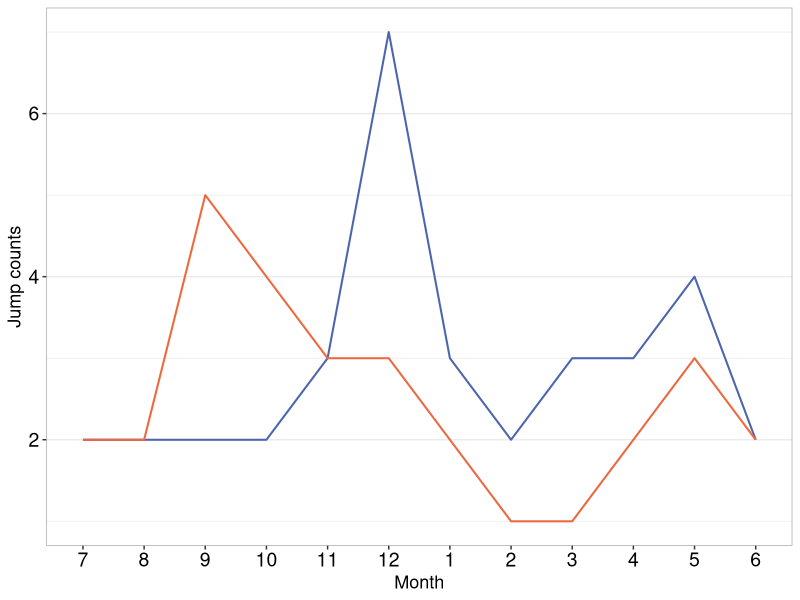
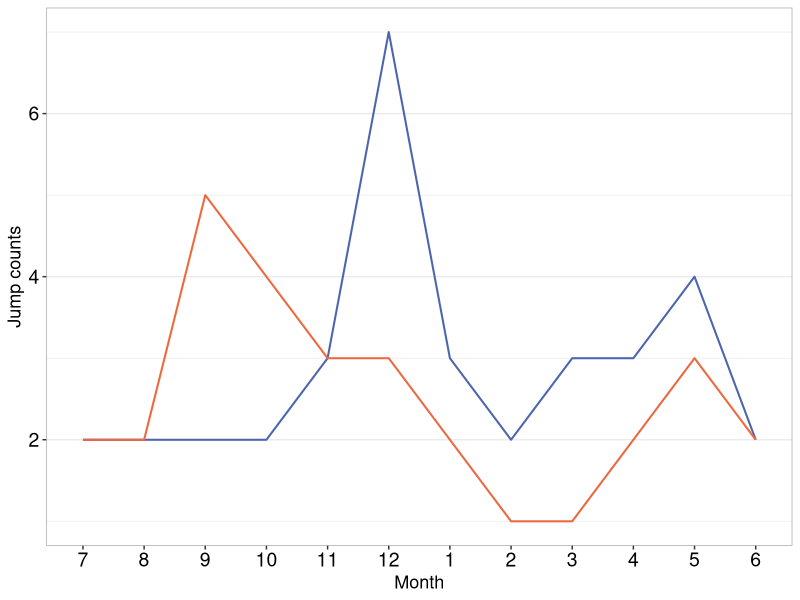

R code for these plots, in order:
# Load required libraries
library(tidyverse)
library(lubridate)
library(scales)

# ---------------------------
# DATA IMPORT AND PREPARATION
# ---------------------------

# Read Markov jump statistics data (2021-2023)
jump_counts <- read_tsv('europe_markov_jumps_2021_2023.tsv')

# Set month factor levels (July-December first, then January-June)
jump_counts$month <- factor(jump_counts$month, levels = c(7:12, 1:6))

# ---------------------------
# DATA VISUALIZATION
# ---------------------------

# Create time series plot of jumps originating from North-Central Europe in 2022
jump_counts |> 
  # Filter for 2022 data from North-Central region
  filter(year == 2022) |> 
  filter(from == 'North-Central') |> 
  # Create date objects and transmission path labels
  mutate(
    date = as.Date(paste(year, month, 1, sep = '-')),
    path = paste(from, 'to', to, sep = ' ')
  ) |> 
  # Generate line plot
  ggplot() + 
  geom_line(
    aes(x = month, y = n_jump, color = path, group = path), 
    linewidth = 0.7
  ) +
  # Set custom color scheme for transmission paths
  scale_color_manual(
    values = c(
      "North-Central to North-Eastern" = "#4B65AF",  # Blue
      "North-Central to South-Western" = "#EF673F"   # Orange
    )
  ) +
  # Configure axis and legend labels
  labs(
    x = 'Month', 
    y = 'Jump counts', 
    color = 'Transmission path'
  ) +
  # Apply black-and-white theme with customizations
  theme_bw() +
  theme(
    axis.text = element_text(color = 'black', size = 14),
    axis.title = element_text(color = 'black', size = 13),
    legend.title = element_text(color = 'black', size = 13),
    legend.text = element_text(color = 'black', size = 12),
    panel.grid.major.x = element_blank(),
    panel.grid.minor.x = element_blank(),
    panel.border = element_rect(color = 'darkgray'),
    legend.position = 'none'  # Remove legend
  )

# ---------------------------
# OUTPUT SAVING
# ---------------------------

# Save the visualization as PDF
ggsave(
  path = '.',
  filename = 'europe_north_central_jump.pdf',
   dpi = 300,
   width = 5, height = 4)
  
  